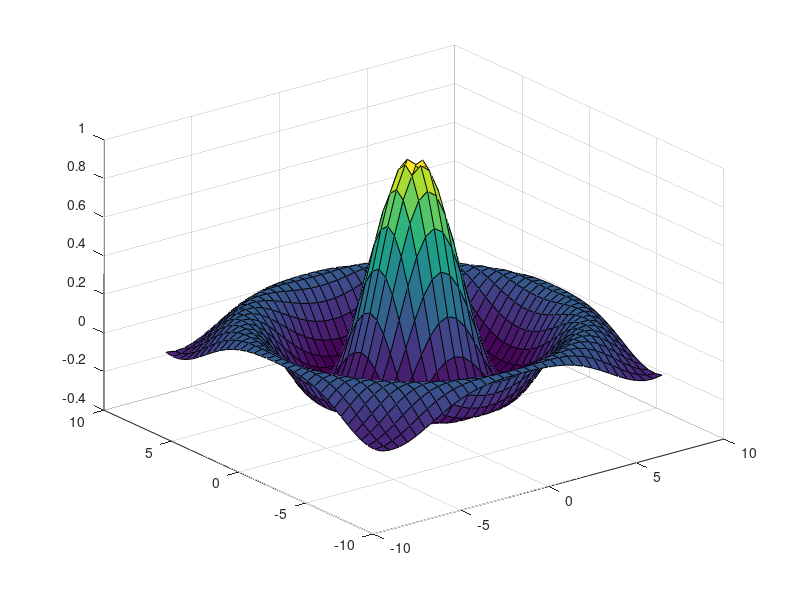

Source code (MATLAB):
%% make 3 dimension graph plot
xIndex = -8 : 0.5 : 8;  % x index array (same y index array)
yIndex = xIndex;    % y index array (same x index array)
[x, y] = meshgrid(xIndex, yIndex);  % make lattice point
r = sqrt(x .^ 2 + y .^ 2);  % calculate radius
z = sin(r) ./ r;    % normalize
surf(x, y, z);  % plot 3 dimension graph